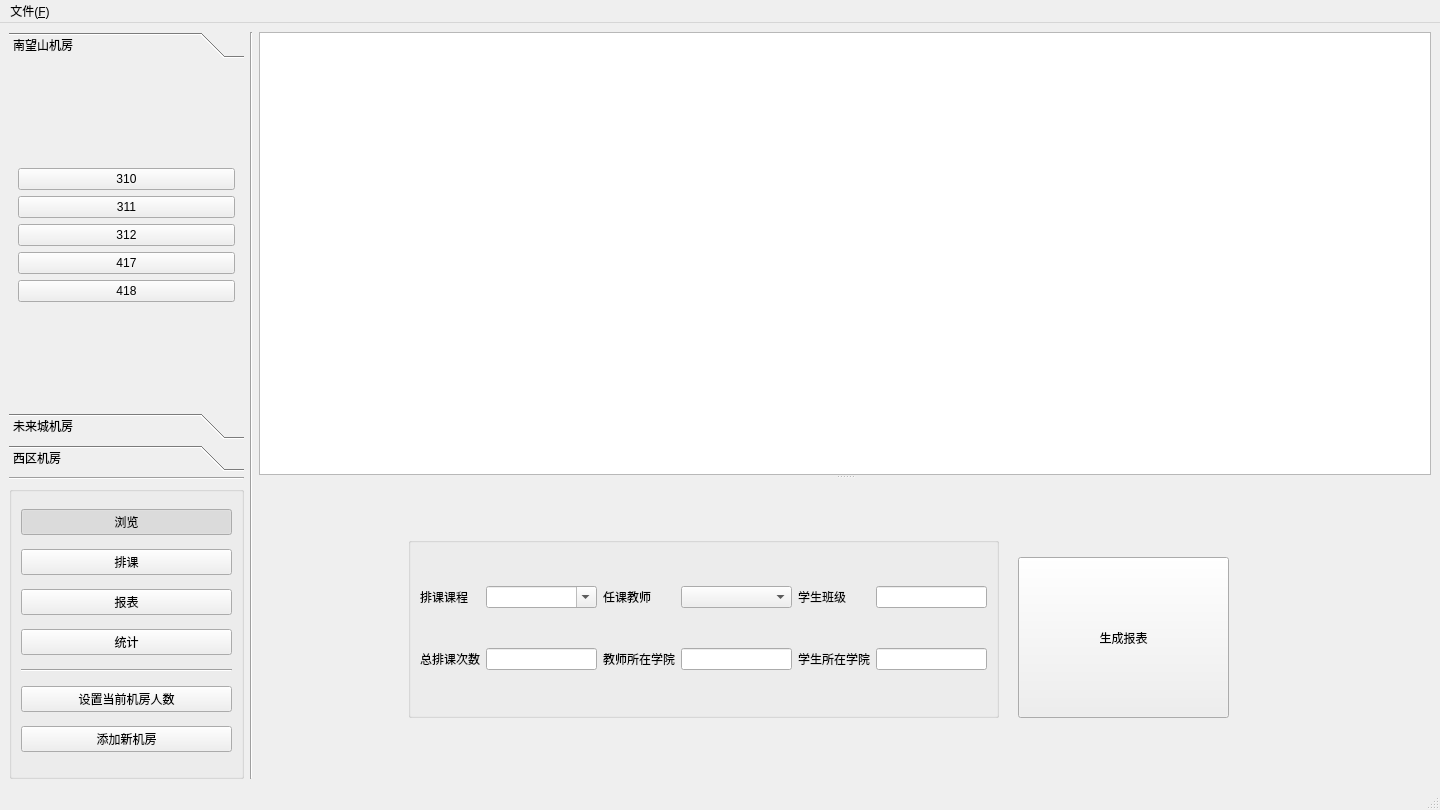
<?xml version="1.0" encoding="UTF-8"?>
<ui version="4.0">
 <class>edrMainWindow</class>
 <widget class="QMainWindow" name="edrMainWindow">
  <property name="geometry">
   <rect>
    <x>0</x>
    <y>0</y>
    <width>1440</width>
    <height>810</height>
   </rect>
  </property>
  <property name="minimumSize">
   <size>
    <width>900</width>
    <height>600</height>
   </size>
  </property>
  <property name="windowTitle">
   <string>机房排课软件</string>
  </property>
  <widget class="QWidget" name="centralwidget">
   <layout class="QGridLayout" name="gridLayout_2">
    <item row="0" column="0">
     <layout class="QGridLayout" name="gridLayout" columnstretch="1,0,5">
      <item row="0" column="1">
       <widget class="Line" name="line">
        <property name="orientation">
         <enum>Qt::Orientation::Vertical</enum>
        </property>
       </widget>
      </item>
      <item row="0" column="2">
       <widget class="QSplitter" name="splitter">
        <property name="orientation">
         <enum>Qt::Orientation::Vertical</enum>
        </property>
        <widget class="edrTableView" name="tableView">
         <property name="editTriggers">
          <set>QAbstractItemView::EditTrigger::NoEditTriggers</set>
         </property>
         <property name="alternatingRowColors">
          <bool>true</bool>
         </property>
         <property name="selectionMode">
          <enum>QAbstractItemView::SelectionMode::SingleSelection</enum>
         </property>
         <attribute name="horizontalHeaderVisible">
          <bool>false</bool>
         </attribute>
         <attribute name="verticalHeaderVisible">
          <bool>false</bool>
         </attribute>
        </widget>
        <widget class="QDockWidget" name="dockWidget_2">
         <property name="minimumSize">
          <size>
           <width>98</width>
           <height>215</height>
          </size>
         </property>
         <property name="maximumSize">
          <size>
           <width>524287</width>
           <height>300</height>
          </size>
         </property>
         <property name="features">
          <set>QDockWidget::DockWidgetFeature::NoDockWidgetFeatures</set>
         </property>
         <widget class="QWidget" name="dockWidgetContents_2">
          <layout class="QGridLayout" name="gridLayout_7">
           <item row="0" column="1">
            <widget class="QStackedWidget" name="stackedWidget">
             <property name="currentIndex">
              <number>1</number>
             </property>
             <widget class="QWidget" name="page_arr">
              <widget class="QPushButton" name="pushButton_arrN">
               <property name="geometry">
                <rect>
                 <x>790</x>
                 <y>40</y>
                 <width>161</width>
                 <height>91</height>
                </rect>
               </property>
               <property name="text">
                <string>生成排课码</string>
               </property>
              </widget>
              <widget class="QGroupBox" name="groupBox_2">
               <property name="geometry">
                <rect>
                 <x>0</x>
                 <y>20</y>
                 <width>781</width>
                 <height>151</height>
                </rect>
               </property>
               <property name="title">
                <string/>
               </property>
               <layout class="QGridLayout" name="gridLayout_8" columnstretch="0,0,0,0,0,0">
                <item row="1" column="5">
                 <widget class="QLineEdit" name="line_stuDepar"/>
                </item>
                <item row="1" column="1">
                 <widget class="QSpinBox" name="spinBox_arr">
                  <property name="suffix">
                   <string/>
                  </property>
                 </widget>
                </item>
                <item row="0" column="2">
                 <widget class="QLabel" name="label_3">
                  <property name="text">
                   <string>任课教师</string>
                  </property>
                  <property name="buddy">
                   <cstring>comboBox_tch</cstring>
                  </property>
                 </widget>
                </item>
                <item row="0" column="3">
                 <widget class="QComboBox" name="comboBox_tch">
                  <property name="editable">
                   <bool>true</bool>
                  </property>
                  <property name="currentIndex">
                   <number>-1</number>
                  </property>
                  <property name="insertPolicy">
                   <enum>QComboBox::InsertPolicy::NoInsert</enum>
                  </property>
                  <property name="placeholderText">
                   <string>请输入或选择教师名称</string>
                  </property>
                 </widget>
                </item>
                <item row="0" column="1">
                 <widget class="QLineEdit" name="line_courseN"/>
                </item>
                <item row="1" column="0">
                 <widget class="QLabel" name="label_2">
                  <property name="text">
                   <string>排课次数</string>
                  </property>
                  <property name="buddy">
                   <cstring>spinBox_arr</cstring>
                  </property>
                 </widget>
                </item>
                <item row="0" column="0">
                 <widget class="QLabel" name="label">
                  <property name="text">
                   <string>课程名称</string>
                  </property>
                  <property name="buddy">
                   <cstring>line_courseN</cstring>
                  </property>
                 </widget>
                </item>
                <item row="1" column="3">
                 <widget class="QComboBox" name="comboBox_stuy">
                  <property name="editable">
                   <bool>true</bool>
                  </property>
                  <property name="currentIndex">
                   <number>-1</number>
                  </property>
                  <property name="insertPolicy">
                   <enum>QComboBox::InsertPolicy::NoInsert</enum>
                  </property>
                  <property name="placeholderText">
                   <string>请输入或选择学生班级</string>
                  </property>
                 </widget>
                </item>
                <item row="0" column="4">
                 <widget class="QLabel" name="label_5">
                  <property name="text">
                   <string>教师学院</string>
                  </property>
                  <property name="buddy">
                   <cstring>line_tchDepar</cstring>
                  </property>
                 </widget>
                </item>
                <item row="1" column="2">
                 <widget class="QLabel" name="label_4">
                  <property name="text">
                   <string>学生班级</string>
                  </property>
                  <property name="buddy">
                   <cstring>comboBox_stuy</cstring>
                  </property>
                 </widget>
                </item>
                <item row="0" column="5">
                 <widget class="QLineEdit" name="line_tchDepar"/>
                </item>
                <item row="1" column="4">
                 <widget class="QLabel" name="label_6">
                  <property name="text">
                   <string>学生学院</string>
                  </property>
                  <property name="buddy">
                   <cstring>line_stuDepar</cstring>
                  </property>
                 </widget>
                </item>
               </layout>
              </widget>
              <widget class="QLineEdit" name="lineEdit_arrN">
               <property name="geometry">
                <rect>
                 <x>790</x>
                 <y>140</y>
                 <width>161</width>
                 <height>31</height>
                </rect>
               </property>
               <property name="readOnly">
                <bool>true</bool>
               </property>
              </widget>
              <widget class="QGroupBox" name="groupBox_3">
               <property name="geometry">
                <rect>
                 <x>960</x>
                 <y>20</y>
                 <width>191</width>
                 <height>151</height>
                </rect>
               </property>
               <property name="title">
                <string/>
               </property>
               <layout class="QGridLayout" name="gridLayout_9">
                <item row="0" column="0" colspan="2">
                 <widget class="QPushButton" name="pushButton_arr">
                  <property name="text">
                   <string>开始排课</string>
                  </property>
                  <property name="checkable">
                   <bool>true</bool>
                  </property>
                 </widget>
                </item>
                <item row="1" column="0">
                 <widget class="QLabel" name="label_7">
                  <property name="text">
                   <string>剩余排课次数</string>
                  </property>
                 </widget>
                </item>
                <item row="1" column="1">
                 <widget class="QLineEdit" name="lineEdit_arrNleft">
                  <property name="readOnly">
                   <bool>true</bool>
                  </property>
                 </widget>
                </item>
               </layout>
              </widget>
             </widget>
             <widget class="QWidget" name="page_char">
              <widget class="QPushButton" name="btn_generateChart">
               <property name="geometry">
                <rect>
                 <x>750</x>
                 <y>50</y>
                 <width>211</width>
                 <height>161</height>
                </rect>
               </property>
               <property name="text">
                <string>生成报表</string>
               </property>
              </widget>
              <widget class="QGroupBox" name="groupBox_4">
               <property name="geometry">
                <rect>
                 <x>140</x>
                 <y>30</y>
                 <width>591</width>
                 <height>181</height>
                </rect>
               </property>
               <property name="title">
                <string/>
               </property>
               <layout class="QGridLayout" name="gridLayout_10">
                <item row="1" column="7">
                 <widget class="QLineEdit" name="lineEdit_ASD">
                  <property name="readOnly">
                   <bool>true</bool>
                  </property>
                 </widget>
                </item>
                <item row="0" column="1">
                 <widget class="QLabel" name="label_9">
                  <property name="text">
                   <string>排课课程</string>
                  </property>
                 </widget>
                </item>
                <item row="0" column="4">
                 <widget class="QLabel" name="label_Ateacher">
                  <property name="text">
                   <string>任课教师</string>
                  </property>
                 </widget>
                </item>
                <item row="0" column="7">
                 <widget class="QLineEdit" name="lineEdit_AClass">
                  <property name="readOnly">
                   <bool>true</bool>
                  </property>
                 </widget>
                </item>
                <item row="1" column="6">
                 <widget class="QLabel" name="label_13">
                  <property name="text">
                   <string>学生所在学院</string>
                  </property>
                  <property name="buddy">
                   <cstring>lineEdit_ASD</cstring>
                  </property>
                 </widget>
                </item>
                <item row="0" column="6">
                 <widget class="QLabel" name="label_12">
                  <property name="text">
                   <string>学生班级</string>
                  </property>
                  <property name="buddy">
                   <cstring>lineEdit_AClass</cstring>
                  </property>
                 </widget>
                </item>
                <item row="1" column="5">
                 <widget class="QLineEdit" name="lineEdit_ATD">
                  <property name="readOnly">
                   <bool>true</bool>
                  </property>
                 </widget>
                </item>
                <item row="1" column="4">
                 <widget class="QLabel" name="label_11">
                  <property name="text">
                   <string>教师所在学院</string>
                  </property>
                  <property name="buddy">
                   <cstring>lineEdit_ATD</cstring>
                  </property>
                 </widget>
                </item>
                <item row="1" column="2">
                 <widget class="QLineEdit" name="lineEdit_ANum">
                  <property name="readOnly">
                   <bool>true</bool>
                  </property>
                 </widget>
                </item>
                <item row="1" column="1">
                 <widget class="QLabel" name="label_10">
                  <property name="text">
                   <string>总排课次数</string>
                  </property>
                  <property name="buddy">
                   <cstring>lineEdit_ANum</cstring>
                  </property>
                 </widget>
                </item>
                <item row="0" column="2">
                 <widget class="QComboBox" name="comboBox_Acourse">
                  <property name="editable">
                   <bool>true</bool>
                  </property>
                  <property name="insertPolicy">
                   <enum>QComboBox::InsertPolicy::NoInsert</enum>
                  </property>
                 </widget>
                </item>
                <item row="0" column="5">
                 <widget class="QComboBox" name="comboBox_Ateacher"/>
                </item>
               </layout>
              </widget>
             </widget>
            </widget>
           </item>
          </layout>
         </widget>
        </widget>
       </widget>
      </item>
      <item row="0" column="0">
       <layout class="QVBoxLayout" name="verticalLayout" stretch="3,0,2">
        <property name="sizeConstraint">
         <enum>QLayout::SizeConstraint::SetMaximumSize</enum>
        </property>
        <item>
         <widget class="QToolBox" name="toolBox">
          <property name="maximumSize">
           <size>
            <width>440</width>
            <height>16777215</height>
           </size>
          </property>
          <property name="currentIndex">
           <number>0</number>
          </property>
          <widget class="QWidget" name="page_1">
           <property name="geometry">
            <rect>
             <x>0</x>
             <y>0</y>
             <width>232</width>
             <height>352</height>
            </rect>
           </property>
           <attribute name="label">
            <string>南望山机房</string>
           </attribute>
           <layout class="QGridLayout" name="gridLayout_3">
            <item row="0" column="0">
             <layout class="QVBoxLayout" name="verticalLayout_NWSB">
              <item>
               <widget class="QPushButton" name="btn_310">
                <property name="text">
                 <string>310</string>
                </property>
               </widget>
              </item>
              <item>
               <widget class="QPushButton" name="btn_311">
                <property name="text">
                 <string>311</string>
                </property>
               </widget>
              </item>
              <item>
               <widget class="QPushButton" name="btn_312">
                <property name="text">
                 <string>312</string>
                </property>
               </widget>
              </item>
              <item>
               <widget class="QPushButton" name="btn_417">
                <property name="text">
                 <string>417</string>
                </property>
               </widget>
              </item>
              <item>
               <widget class="QPushButton" name="btn_418">
                <property name="text">
                 <string>418</string>
                </property>
               </widget>
              </item>
             </layout>
            </item>
           </layout>
          </widget>
          <widget class="QWidget" name="page_2">
           <property name="geometry">
            <rect>
             <x>0</x>
             <y>0</y>
             <width>232</width>
             <height>352</height>
            </rect>
           </property>
           <attribute name="label">
            <string>未来城机房</string>
           </attribute>
           <layout class="QGridLayout" name="gridLayout_4">
            <item row="0" column="0">
             <layout class="QVBoxLayout" name="verticalLayout_WLC">
              <item>
               <widget class="QPushButton" name="btn_R1">
                <property name="text">
                 <string>Room 1</string>
                </property>
               </widget>
              </item>
              <item>
               <widget class="QPushButton" name="btn_R2">
                <property name="text">
                 <string>Room 2</string>
                </property>
               </widget>
              </item>
              <item>
               <widget class="QPushButton" name="btn_R3">
                <property name="text">
                 <string>Room 3</string>
                </property>
               </widget>
              </item>
             </layout>
            </item>
           </layout>
          </widget>
          <widget class="QWidget" name="page_3">
           <property name="geometry">
            <rect>
             <x>0</x>
             <y>0</y>
             <width>232</width>
             <height>352</height>
            </rect>
           </property>
           <attribute name="label">
            <string>西区机房</string>
           </attribute>
           <layout class="QGridLayout" name="gridLayout_5">
            <item row="0" column="0">
             <layout class="QVBoxLayout" name="verticalLayout_NWSX">
              <item>
               <widget class="QPushButton" name="btn_RA">
                <property name="text">
                 <string>Room A</string>
                </property>
               </widget>
              </item>
              <item>
               <widget class="QPushButton" name="btn_RB">
                <property name="text">
                 <string>Room B</string>
                </property>
               </widget>
              </item>
              <item>
               <widget class="QPushButton" name="btn_RC">
                <property name="text">
                 <string>Room C</string>
                </property>
               </widget>
              </item>
              <item>
               <widget class="QPushButton" name="btn_RD">
                <property name="text">
                 <string>Room D</string>
                </property>
               </widget>
              </item>
              <item>
               <widget class="QPushButton" name="btn_RE">
                <property name="text">
                 <string>Room E</string>
                </property>
               </widget>
              </item>
             </layout>
            </item>
           </layout>
          </widget>
         </widget>
        </item>
        <item>
         <widget class="Line" name="line_2">
          <property name="maximumSize">
           <size>
            <width>440</width>
            <height>16777215</height>
           </size>
          </property>
          <property name="orientation">
           <enum>Qt::Orientation::Horizontal</enum>
          </property>
         </widget>
        </item>
        <item>
         <widget class="QGroupBox" name="groupBox">
          <property name="maximumSize">
           <size>
            <width>440</width>
            <height>16777215</height>
           </size>
          </property>
          <property name="title">
           <string/>
          </property>
          <property name="flat">
           <bool>false</bool>
          </property>
          <property name="checkable">
           <bool>false</bool>
          </property>
          <layout class="QGridLayout" name="gridLayout_6" rowstretch="1,0,0,0,0,0,0">
           <item row="4" column="0">
            <widget class="Line" name="line_3">
             <property name="orientation">
              <enum>Qt::Orientation::Horizontal</enum>
             </property>
            </widget>
           </item>
           <item row="5" column="0">
            <widget class="QPushButton" name="btn_ppl">
             <property name="text">
              <string>设置当前机房人数</string>
             </property>
            </widget>
           </item>
           <item row="2" column="0">
            <widget class="QPushButton" name="bttn_Chart">
             <property name="text">
              <string>报表</string>
             </property>
             <property name="checkable">
              <bool>true</bool>
             </property>
             <property name="autoExclusive">
              <bool>true</bool>
             </property>
            </widget>
           </item>
           <item row="6" column="0">
            <widget class="QPushButton" name="pushButton_addroom">
             <property name="text">
              <string>添加新机房</string>
             </property>
            </widget>
           </item>
           <item row="0" column="0">
            <widget class="QPushButton" name="btn_Exp">
             <property name="text">
              <string>浏览</string>
             </property>
             <property name="checkable">
              <bool>true</bool>
             </property>
             <property name="checked">
              <bool>true</bool>
             </property>
             <property name="autoExclusive">
              <bool>true</bool>
             </property>
            </widget>
           </item>
           <item row="3" column="0">
            <widget class="QPushButton" name="btn_Stat">
             <property name="text">
              <string>统计</string>
             </property>
             <property name="checkable">
              <bool>false</bool>
             </property>
             <property name="autoExclusive">
              <bool>false</bool>
             </property>
            </widget>
           </item>
           <item row="1" column="0">
            <widget class="QPushButton" name="btn_Arr">
             <property name="text">
              <string>排课</string>
             </property>
             <property name="checkable">
              <bool>true</bool>
             </property>
             <property name="autoExclusive">
              <bool>true</bool>
             </property>
            </widget>
           </item>
          </layout>
         </widget>
        </item>
       </layout>
      </item>
     </layout>
    </item>
   </layout>
  </widget>
  <widget class="QStatusBar" name="statusbar"/>
  <widget class="QMenuBar" name="menuBar">
   <property name="geometry">
    <rect>
     <x>0</x>
     <y>0</y>
     <width>1440</width>
     <height>20</height>
    </rect>
   </property>
   <widget class="QMenu" name="menu_F">
    <property name="title">
     <string>文件(&amp;F)</string>
    </property>
    <addaction name="act_save"/>
    <addaction name="act_load"/>
   </widget>
   <addaction name="menu_F"/>
  </widget>
  <action name="act_save">
   <property name="text">
    <string>保存(&amp;S)</string>
   </property>
   <property name="toolTip">
    <string>保存当前课表</string>
   </property>
   <property name="menuRole">
    <enum>QAction::MenuRole::NoRole</enum>
   </property>
  </action>
  <action name="act_load">
   <property name="text">
    <string>读取(&amp;L)</string>
   </property>
   <property name="toolTip">
    <string>读取保存的课表</string>
   </property>
   <property name="menuRole">
    <enum>QAction::MenuRole::NoRole</enum>
   </property>
  </action>
 </widget>
 <customwidgets>
  <customwidget>
   <class>edrTableView</class>
   <extends>QTableView</extends>
   <header>edrtableview.h</header>
  </customwidget>
 </customwidgets>
 <resources/>
 <connections/>
</ui>
